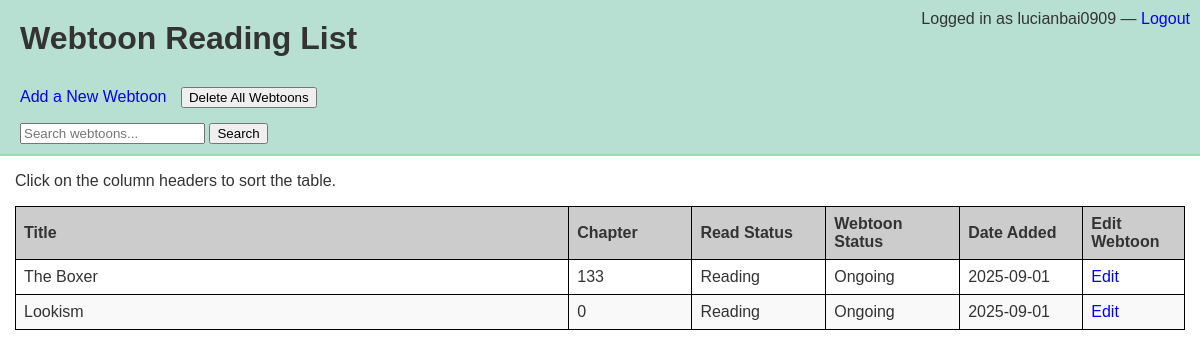
Page / (signed in) on the earlier database version.
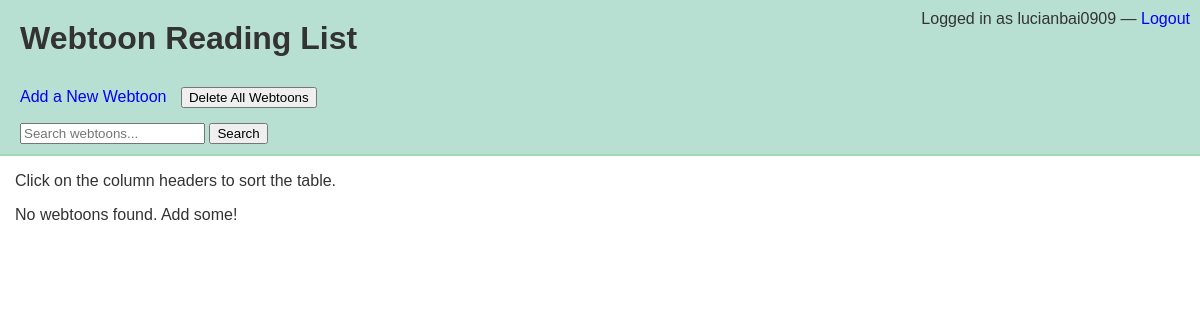
Same page on the later database version.
### tables this page shows
CREATE TABLE users (
    id INTEGER PRIMARY KEY AUTOINCREMENT,
    username TEXT UNIQUE NOT NULL,
    password TEXT NOT NULL
);

CREATE TABLE webtoons (
    id INTEGER PRIMARY KEY AUTOINCREMENT,
    title TEXT NOT NULL,
    chapter INTEGER DEFAULT 0,
    read_status TEXT NOT NULL,
    webtoon_status TEXT NOT NULL,
    date_added TEXT DEFAULT CURRENT_TIMESTAMP,
    user_id INTEGER NOT NULL,
    FOREIGN KEY(user_id) REFERENCES users(id)
);

### webtoonapp.py (the view)
@app.route('/')
def home():
    if 'user_id' in session:
        user_id = session['user_id']
        conn = get_db_connection()
        webtoons_result= conn.execute('SELECT * FROM webtoons WHERE user_id = ?', (user_id,)).fetchall()
        conn.close()
    else:
        webtoons_result = session.get('temp_webtoons', [])
    return render_template('index.html', webtoons=webtoons_result)

### webtoonapp.py (called while the page is built)
def get_db_connection():
    conn = sqlite3.connect(DATABASE_PATH)
    conn.row_factory = sqlite3.Row
    return conn

@app.before_request
def ensure_temp_webtoons():
    if 'temp_webtoons' not in session:
        session['temp_webtoons'] = []

@app.before_request
def load_logged_in_users():
    g.user = None
    if "user_id" in session:
        conn = get_db_connection()
        user = conn.execute('SELECT * FROM users WHERE id = ?', (session['user_id'],)).fetchone()
        conn.close()
        g.user = user

### templates/index.html (shortened to what this page needs)
<!DOCTYPE html>
<html lang="en">
<head>
</head>
<body>
    <div style="position: absolute; top: 10px; right: 10px;">
        {% if g.user %}
            Logged in as {{ g.user.username }} — <a href="{{ url_for('logout') }}">Logout</a>
        {% else %}
            <a href="{{ url_for('login') }}">Login</a> | <a href="{{ url_for('register') }}">Register</a>
        {% endif %}
    </div>
    <h1>Webtoon Reading List</h1>
    <div class="controls">
        <div style="margin-bottom: 15px;">
            <a href="/add" style="margin-right: 10px;">Add a New Webtoon</a>
            <form method="POST" action="{{ url_for('delete_all') }}" style="display: inline;">
                <button type="submit" onclick="return confirm('Delete ALL webtoons in list?')">
                    Delete All Webtoons
                </button>
            </form>
        </div>
        <form action="{{ url_for('search') }}" method="GET">
            <input type="text" name="q" placeholder="Search webtoons..." value="{{ search_query or '' }}">
            <button type="submit">Search</button>
        </form>
    </div>
    <div class = "table-container">
        <p>Click on the column headers to sort the table.</p>
        {% if webtoons %}
            <table id="webtoonTable">
                <thead>
                    <tr>
                        <th class= "title" onclick="sortTable(0)">Title</th>
                        <th class= "chapter" onclick="sortTable(1)">Chapter</th>
                        <th class= "read-status" onclick="sortTable(2)">Read Status</th>
                        <th class= "webtoon-status" onclick="sortTable(3)">Webtoon Status</th>
                        <th class= "date-added" onclick="sortTable(4)">Date Added</th>
                        <th class= "edit-webtoon">Edit Webtoon</th>
                    </tr>
                </thead>
                <tbody>
                    {% for webtoon in webtoons %}
                        <tr>
                            <td class= "title">{{ webtoon.title|title }}</td>
                            <td class= "chapter">{{ webtoon.chapter }}</td>
                            <td class= "read-status">{{ webtoon['read_status'] }}</td>
                            <td class= "webtoon-status">{{ webtoon['webtoon_status'] }}</td>
                            <td class= "date-added" data-timestamp="{{ webtoon.date_added }}">{{ webtoon.date_added[:10] }}</td>
                            <td class= "edit-webtoon"><a href="/edit/{{ webtoon.id }}">Edit</a></td>
                        </tr>
                    {% endfor %}
                </tbody>
            </table>
        {% else %}
            <p>No webtoons found. Add some!</p>
        {% endif %}
    </div>
    <br>
</body>
</html>

### templates/index.html (style rules this page uses)
:root { --green-light: #b8e0d2; --green-dark: #a1d9b1; --green-hover: #82c99c; --row-even: #f1fdf7; --row-hover: #d8f2e2; --text-color: #333333; --bg-color: #ffffff; }
body { background-color: var(--bg-color); color: var(--text-color); font-family: Arial, sans-serif; margin: 0; padding: 0; }
h1 { background-color: var(--green-light); padding: 20px; margin: 0; }
.controls { background-color: var(--green-light); padding: 10px 20px; border-bottom: 2px solid var(--green-dark); width: 100%; box-sizing: border-box; }
.table-container { padding: 0 15px; }
a:link, a:visited { color: blue; text-decoration: none; }

Differences in the rows shown:
removed webtoons: title "The Boxer", chapter "133", read_status "Reading", webtoon_status "Ongoing", date_added "2025-09-01"
removed webtoons: title "Lookism", chapter "0", read_status "Reading", webtoon_status "Ongoing", date_added "2025-09-01"
Other differences:
text no longer shown: "Title Chapter Read Status Webtoon Status Date Added Edit Webtoon"
text now shown: "No webtoons found. Add some!"
